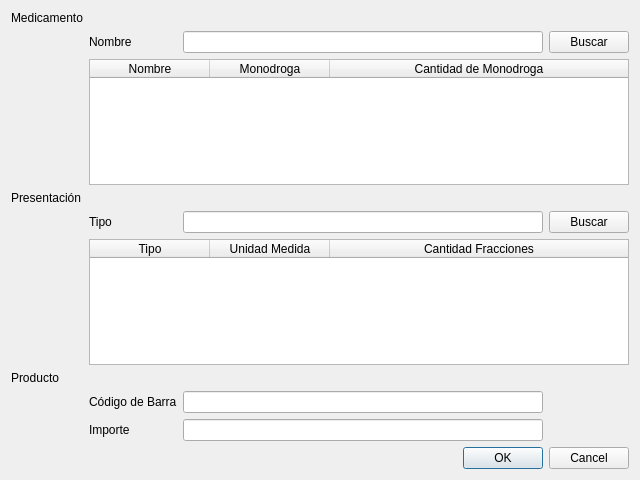
<?xml version="1.0" encoding="UTF-8"?>
<ui version="4.0">
 <class>vtnAltaProducto</class>
 <widget class="QWidget" name="vtnAltaProducto">
  <property name="geometry">
   <rect>
    <x>0</x>
    <y>0</y>
    <width>640</width>
    <height>480</height>
   </rect>
  </property>
  <property name="windowTitle">
   <string>Alta Producto</string>
  </property>
  <layout class="QVBoxLayout" name="verticalLayout">
   <item>
    <layout class="QGridLayout" name="gridLayout">
     <item row="4" column="3">
      <widget class="QPushButton" name="btnBuscarTipo">
       <property name="focusPolicy">
        <enum>Qt::TabFocus</enum>
       </property>
       <property name="text">
        <string>Buscar</string>
       </property>
      </widget>
     </item>
     <item row="9" column="2" colspan="2">
      <widget class="QDialogButtonBox" name="buttonBox">
       <property name="standardButtons">
        <set>QDialogButtonBox::Cancel|QDialogButtonBox::Ok</set>
       </property>
      </widget>
     </item>
     <item row="0" column="0">
      <widget class="QLabel" name="label">
       <property name="text">
        <string>Medicamento</string>
       </property>
      </widget>
     </item>
     <item row="5" column="1" colspan="3">
      <widget class="QTableWidget" name="tableWidget_2">
       <attribute name="horizontalHeaderDefaultSectionSize">
        <number>120</number>
       </attribute>
       <attribute name="horizontalHeaderStretchLastSection">
        <bool>true</bool>
       </attribute>
       <column>
        <property name="text">
         <string>Tipo</string>
        </property>
       </column>
       <column>
        <property name="text">
         <string>Unidad Medida</string>
        </property>
       </column>
       <column>
        <property name="text">
         <string>Cantidad Fracciones</string>
        </property>
       </column>
      </widget>
     </item>
     <item row="1" column="3">
      <widget class="QPushButton" name="btnBuscarNomb">
       <property name="focusPolicy">
        <enum>Qt::TabFocus</enum>
       </property>
       <property name="text">
        <string>Buscar</string>
       </property>
      </widget>
     </item>
     <item row="1" column="2">
      <widget class="QLineEdit" name="txtNomb">
       <property name="accessibleDescription">
        <string>texto</string>
       </property>
       <property name="inputMask">
        <string/>
       </property>
      </widget>
     </item>
     <item row="3" column="0">
      <widget class="QLabel" name="label_2">
       <property name="text">
        <string>Presentación</string>
       </property>
      </widget>
     </item>
     <item row="2" column="1" colspan="3">
      <widget class="QTableWidget" name="tableWidget">
       <attribute name="horizontalHeaderDefaultSectionSize">
        <number>120</number>
       </attribute>
       <attribute name="horizontalHeaderStretchLastSection">
        <bool>true</bool>
       </attribute>
       <column>
        <property name="text">
         <string>Nombre</string>
        </property>
       </column>
       <column>
        <property name="text">
         <string>Monodroga</string>
        </property>
       </column>
       <column>
        <property name="text">
         <string>Cantidad de Monodroga</string>
        </property>
       </column>
      </widget>
     </item>
     <item row="1" column="1">
      <widget class="QLabel" name="label_5">
       <property name="text">
        <string>Nombre</string>
       </property>
      </widget>
     </item>
     <item row="6" column="0">
      <widget class="QLabel" name="label_7">
       <property name="text">
        <string>Producto</string>
       </property>
      </widget>
     </item>
     <item row="4" column="2">
      <widget class="QLineEdit" name="txtTipo">
       <property name="accessibleDescription">
        <string>texto</string>
       </property>
      </widget>
     </item>
     <item row="4" column="1">
      <widget class="QLabel" name="label_6">
       <property name="text">
        <string>Tipo</string>
       </property>
      </widget>
     </item>
     <item row="7" column="2">
      <widget class="QLineEdit" name="txtCodBarra">
       <property name="accessibleDescription">
        <string>codigo</string>
       </property>
      </widget>
     </item>
     <item row="8" column="2">
      <widget class="QLineEdit" name="txtImp">
       <property name="accessibleDescription">
        <string>importe</string>
       </property>
       <property name="inputMask">
        <string/>
       </property>
      </widget>
     </item>
     <item row="7" column="1">
      <widget class="QLabel" name="label_3">
       <property name="text">
        <string>Código de Barra</string>
       </property>
      </widget>
     </item>
     <item row="8" column="1">
      <widget class="QLabel" name="label_4">
       <property name="text">
        <string>Importe</string>
       </property>
      </widget>
     </item>
    </layout>
   </item>
  </layout>
 </widget>
 <tabstops>
  <tabstop>txtNomb</tabstop>
  <tabstop>btnBuscarNomb</tabstop>
  <tabstop>tableWidget</tabstop>
  <tabstop>txtTipo</tabstop>
  <tabstop>btnBuscarTipo</tabstop>
  <tabstop>tableWidget_2</tabstop>
  <tabstop>txtCodBarra</tabstop>
  <tabstop>txtImp</tabstop>
  <tabstop>buttonBox</tabstop>
 </tabstops>
 <resources/>
 <connections/>
</ui>
